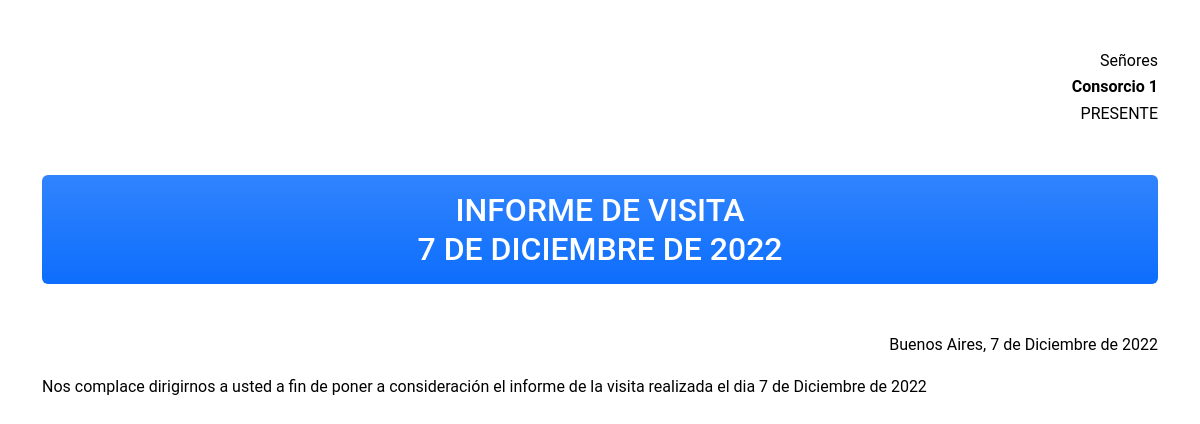
/reportes/consorcio-1/2022-12-07/reporte, run on the app's committed database.
### apps/consorcios/models.py (models this page shows, shortened)
class Consorcio(models.Model):
    nombre = models.CharField(
        'Consorcio', max_length=255, unique=True
    )
    slug = models.SlugField(
        'Slug', max_length=255, unique=True
    )
    class Meta:
        verbose_name = 'Consorcio'
        verbose_name_plural = 'Consorcios'

### apps/reportes/models.py (models this page shows, shortened)
class Reporte(models.Model):
    nombre = models.CharField(
        'Reporte', max_length=255
    )
    consorcio = models.ForeignKey(
        Consorcio, on_delete=models.CASCADE, verbose_name='consorcio'
    )
    sector = models.ForeignKey(
        Sector, on_delete=models.CASCADE, verbose_name='sector'
    )
    slug = models.SlugField(
        'Slug', max_length=255, blank=True, null=True
    )
    estado = models.BooleanField(
        'Finalizado', default=False
    )
    archivo = models.FileField(
        'Archivo de reporte', upload_to='media/reportes', blank=True, null=True
    )
    creacion = models.DateField(
        'Fecha del reporte', auto_now_add=True
    )
    actualizacion = models.DateField(
        'Fecha de Actualización', auto_now=True
    )
    class Meta:
        verbose_name = 'Reporte'
        verbose_name_plural = 'Reportes'

### apps/reportes/views.py (the view)
class ReporteFull(TemplateView):
    template_name = 'reportes/reporte-full.html'
    def get_context_data(self, **kwargs):
        context = super().get_context_data(**kwargs)
        consorcio = Consorcio.objects.get(slug=kwargs['slug'])
        reportes = Reporte.objects.filter(
            consorcio=consorcio,
            creacion=kwargs['date'],
        )
        context = {
            'consorcio': consorcio,
            'reportes': reportes,
            'fecha': reportes[0].creacion,
        }
        return context

### apps/consorcios/models.py (called while the page is built)
    def __str__(self):
        return self.nombre

### templates/reportes/reporte-full.html (shortened to what this page needs)
{% load static %}
<!DOCTYPE html>
<html lang="es">
<head>
  <link rel="stylesheet" href="{% static 'libs/bootstrap/css/bootstrap.min.css' %}">
</head>
<body>
  <main class="container py-5">
    <p class="text-end">Señores</p>
    <p class="text-end"><strong>{{ consorcio.nombre }}</strong></p>
    <p class="text-end mb-5">PRESENTE</p>
    <h2 class="text-center text-uppercase rounded bg-primary bg-gradient text-white p-3 mb-5">Informe de visita<br>{{ fecha|date:'j \d\e F \d\e Y' }}</h2>
    <p class="text-end mb-3">Buenos Aires, {{ fecha|date:'j \d\e F \d\e Y' }}</p>
    <p class="mb-3">Nos complace dirigirnos a usted a fin de poner a consideración el informe de la visita realizada el dia {{ fecha|date:'j \d\e F \d\e Y' }}</p>
  </main>
</body>
</html>

### templates/reportes/reporte-full.html (style rules this page uses)
body { width: 100% !important; height: 100%; background: #fff; color: black; font-size: 100%; font-family: 'Roboto', sans-serif; line-height: 1.65; -webkit-font-smoothing: antialiased; -webkit-text-size-adjust: none; }
p { margin: 0; }

### data on the page
Consorcio: nombre "Consorcio 1"
Reporte: creacion "7 DE DICIEMBRE DE 2022", creacion "7 de Diciembre de 2022"
